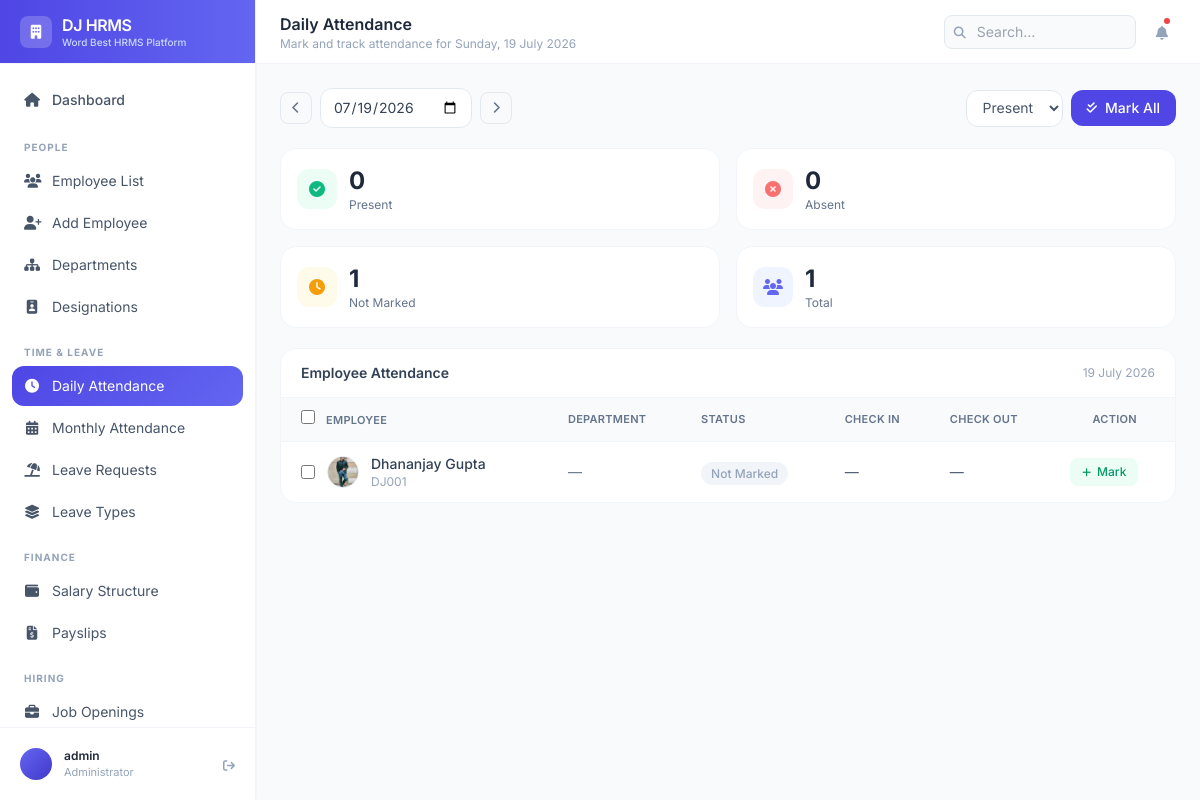
The page /attendance/ (signed in) on the database as committed earlier.
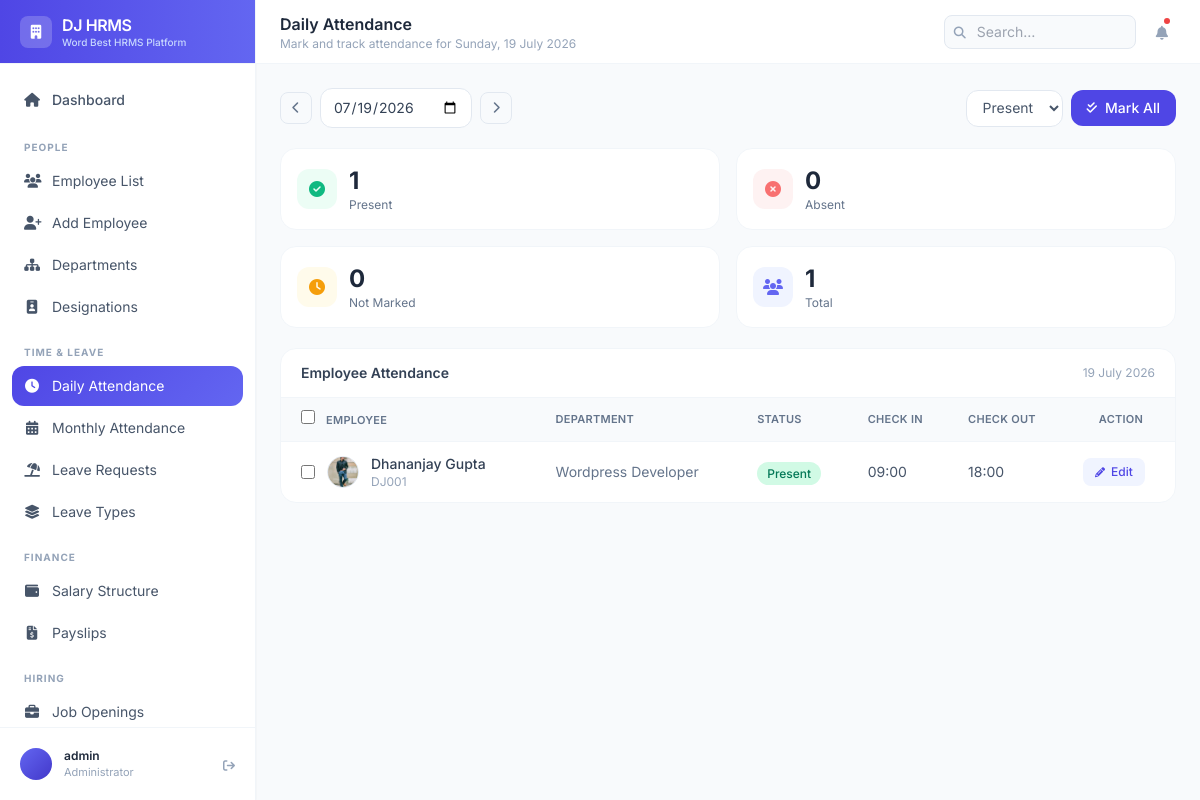
The same page on the database as committed later.
### employees/models.py (models this page shows, shortened)
class Employee(models.Model):
    GENDER_CHOICES = [('M', 'Male'), ('F', 'Female'), ('O', 'Other')]
    STATUS_CHOICES = [
        ('active', 'Active'),
        ('inactive', 'Inactive'),
        ('on_leave', 'On Leave'),
        ('terminated', 'Terminated'),
    ]
    EMPLOYMENT_TYPE = [
        ('full_time', 'Full Time'),
        ('part_time', 'Part Time'),
        ('contract', 'Contract'),
        ('intern', 'Intern'),
    ]
    user = models.OneToOneField(User, on_delete=models.CASCADE, null=True, blank=True)
    employee_id = models.CharField(max_length=20, unique=True)
    first_name = models.CharField(max_length=50)
    last_name = models.CharField(max_length=50)
    email = models.EmailField(unique=True)
    phone = models.CharField(max_length=15, blank=True)
    date_of_birth = models.DateField(null=True, blank=True)
    gender = models.CharField(max_length=1, choices=GENDER_CHOICES, blank=True)
    photo = models.ImageField(upload_to='employee_photos/', null=True, blank=True)
    department = models.ForeignKey(Department, on_delete=models.SET_NULL, null=True, related_name='employees')
    designation = models.ForeignKey(Designation, on_delete=models.SET_NULL, null=True, related_name='employees')
    date_joined = models.DateField()
    employment_type = models.CharField(max_length=20, choices=EMPLOYMENT_TYPE, default='full_time')
    status = models.CharField(max_length=20, choices=STATUS_CHOICES, default='active')
    address = models.TextField(blank=True)
    emergency_contact_name = models.CharField(max_length=100, blank=True)
    emergency_contact_phone = models.CharField(max_length=15, blank=True)
    created_at = models.DateTimeField(auto_now_add=True)
    updated_at = models.DateTimeField(auto_now=True)
    @property
    def full_name(self):
        return f"{self.first_name} {self.last_name}"
    class Meta:
        ordering = ['first_name', 'last_name']

class Department(models.Model):
    name = models.CharField(max_length=100, unique=True)
    code = models.CharField(max_length=10, unique=True)
    description = models.TextField(blank=True)
    manager = models.ForeignKey(
        'Employee', on_delete=models.SET_NULL, null=True, blank=True,
        related_name='managed_department'
    )
    created_at = models.DateTimeField(auto_now_add=True)
    class Meta:
        ordering = ['name']

### attendance/models.py (models this page shows, shortened)
class AttendanceRecord(models.Model):
    STATUS_CHOICES = [
        ('present', 'Present'),
        ('absent', 'Absent'),
        ('half_day', 'Half Day'),
        ('late', 'Late'),
        ('work_from_home', 'Work From Home'),
        ('holiday', 'Holiday'),
    ]
    employee = models.ForeignKey(Employee, on_delete=models.CASCADE, related_name='attendance')
    date = models.DateField()
    check_in = models.TimeField(null=True, blank=True)
    check_out = models.TimeField(null=True, blank=True)
    status = models.CharField(max_length=20, choices=STATUS_CHOICES, default='present')
    working_hours = models.DecimalField(max_digits=4, decimal_places=2, null=True, blank=True)
    notes = models.TextField(blank=True)
    created_at = models.DateTimeField(auto_now_add=True)
    class Meta:
        unique_together = ['employee', 'date']
        ordering = ['-date']

### attendance/views.py (the view)
# urls.py: path('', views.daily_attendance, name='daily_attendance'),
@login_required
def daily_attendance(request):
    selected_date = request.GET.get('date', str(date.today()))
    try:
        selected_date = date.fromisoformat(selected_date)
    except ValueError:
        selected_date = date.today()
    employees   = Employee.objects.filter(status='active').select_related('department', 'designation')
    records     = AttendanceRecord.objects.filter(date=selected_date).select_related('employee')
    record_map  = {r.employee_id: r for r in records}
    attendance_data = []
    for emp in employees:
        attendance_data.append({
            'employee': emp,
            'record':   record_map.get(emp.id),
        })
    present  = records.filter(status__in=['present', 'late', 'work_from_home']).count()
    absent   = records.filter(status='absent').count()
    on_leave = records.filter(status='half_day').count()
    total    = employees.count()
    not_marked = total - records.count()
    return render(request, 'attendance/daily.html', {
        'attendance_data': attendance_data,
        'selected_date':   selected_date,
        'present':         present,
        'absent':          absent,
        'on_leave':        on_leave,
        'not_marked':      not_marked,
        'total':           total,
        'prev_date':       selected_date - timedelta(days=1),
        'next_date':       selected_date + timedelta(days=1),
        'today':           date.today(),
    })

### templates/attendance/daily.html (shortened to what the changed rows need)
{% extends 'base.html' %}
{% block page_title %}Daily Attendance{% endblock %}
{% block content %}
<div class="grid grid-cols-2 xl:grid-cols-4 gap-4 mb-5">
  <div class="bg-white rounded-2xl border border-slate-100 p-4 flex items-center gap-3">
    <div>
      <p class="text-2xl font-bold text-slate-800">{{ present }}</p>
      <p class="text-slate-500 text-xs">Present</p>
    </div>
  </div>
  <div class="bg-white rounded-2xl border border-slate-100 p-4 flex items-center gap-3">
    <div>
      <p class="text-2xl font-bold text-slate-800">{{ not_marked }}</p>
      <p class="text-slate-500 text-xs">Not Marked</p>
    </div>
  </div>
</div>
<div class="bg-white rounded-2xl border border-slate-100 overflow-hidden">
  <div class="overflow-x-auto">
    <table class="w-full">
      <thead>
        <tr class="bg-slate-50 border-b border-slate-100">
          <th class="text-left text-[11px] font-semibold text-slate-500 uppercase tracking-wide px-5 py-3">
            <input type="checkbox" id="selectAll" onchange="toggleAll(this)"
              class="w-3.5 h-3.5 rounded accent-brand-600 mr-2">
            Employee
          </th>
          <th class="text-left text-[11px] font-semibold text-slate-500 uppercase tracking-wide px-4 py-3">Department</th>
          <th class="text-left text-[11px] font-semibold text-slate-500 uppercase tracking-wide px-4 py-3">Status</th>
          <th class="text-left text-[11px] font-semibold text-slate-500 uppercase tracking-wide px-4 py-3">Check In</th>
          <th class="text-left text-[11px] font-semibold text-slate-500 uppercase tracking-wide px-4 py-3">Check Out</th>
          <th class="px-4 py-3 text-[11px] font-semibold text-slate-500 uppercase tracking-wide">Action</th>
        </tr>
      </thead>
      <tbody class="divide-y divide-slate-50">
        {% for item in attendance_data %}
        <tr class="hover:bg-slate-50/60 transition-colors" id="row-{{ item.employee.id }}">
          <td class="px-5 py-3">
            <div class="flex items-center gap-3">
              <input type="checkbox" name="emp_check" value="{{ item.employee.id }}"
                class="w-3.5 h-3.5 rounded accent-brand-600 emp-checkbox flex-shrink-0">
              {% if item.employee.photo %}
                <img src="{{ item.employee.photo.url }}" class="w-8 h-8 rounded-full object-cover flex-shrink-0 border border-slate-200">
              {% else %}
                <div class="w-8 h-8 rounded-full bg-brand-100 text-brand-700 flex items-center justify-center text-xs font-bold flex-shrink-0">
                  {{ item.employee.first_name|first|upper }}{{ item.employee.last_name|first|upper }}
                </div>
              {% endif %}
              <div>
                <p class="text-slate-700 text-sm font-medium">{{ item.employee.full_name }}</p>
                <p class="text-slate-400 text-xs">{{ item.employee.employee_id }}</p>
              </div>
            </div>
          </td>
          <td class="px-4 py-3 text-slate-500 text-sm">{{ item.employee.department.name|default:"—" }}</td>
          <td class="px-4 py-3">
            {% if item.record %}
              <span class="text-xs px-2.5 py-1 rounded-full font-medium
                {% if item.record.status == 'present' %}bg-emerald-100 text-emerald-700
                {% elif item.record.status == 'absent' %}bg-red-100 text-red-600
                {% elif item.record.status == 'late' %}bg-amber-100 text-amber-700
                {% elif item.record.status == 'work_from_home' %}bg-blue-100 text-blue-700
                {% elif item.record.status == 'half_day' %}bg-purple-100 text-purple-700
                {% elif item.record.status == 'holiday' %}bg-slate-100 text-slate-600
                {% endif %}">
                {{ item.record.get_status_display }}
              </span>
            {% else %}
              <span class="text-xs px-2.5 py-1 rounded-full font-medium bg-slate-100 text-slate-400">
                Not Marked
              </span>
            {% endif %}
          </td>
          <td class="px-4 py-3 text-slate-600 text-sm">
            {{ item.record.check_in|time:"H:i"|default:"—" }}
          </td>
          <td class="px-4 py-3 text-slate-600 text-sm">
            {{ item.record.check_out|time:"H:i"|default:"—" }}
          </td>
          <td class="px-4 py-3">
            <button onclick="openModal({{ item.employee.id }}, '{{ item.employee.full_name }}', '{{ item.record.status|default:'' }}', '{{ item.record.check_in|time:'H:i'|default:'' }}', '{{ item.record.check_out|time:'H:i'|default:'' }}', '{{ item.record.notes|default:'' }}')"
              class="inline-flex items-center gap-1.5 px-3 py-1.5 rounded-lg text-xs font-medium transition-colors
                {% if item.record %}bg-brand-50 text-brand-600 hover:bg-brand-100{% else %}bg-emerald-50 text-emerald-600 hover:bg-emerald-100{% endif %}">
              <i class="fas {% if item.record %}fa-pencil{% else %}fa-plus{% endif %} text-[10px]"></i>
              {% if item.record %}Edit{% else %}Mark{% endif %}
            </button>
          </td>
        </tr>
        {% empty %}
        <tr>
          <td colspan="6" class="text-center py-12 text-slate-400 text-sm">No active employees found</td>
        </tr>
        {% endfor %}
      </tbody>
    </table>
  </div>
</div>
{% endblock %}

Rows that differ between the two databases and show on the page:
changed Employee "Dhananjay Gupta": employee.department.name "—" → "Wordpress Developer"; record.status (not shown) → "Present"; record.check_in "—" → "09:00"; record.check_out "—" → "18:00"; text "Not Marked Mark" → "Edit"
Other text that changed with them:
{{ present }}: "0" → "1"
{{ not_marked }}: "1" → "0"
